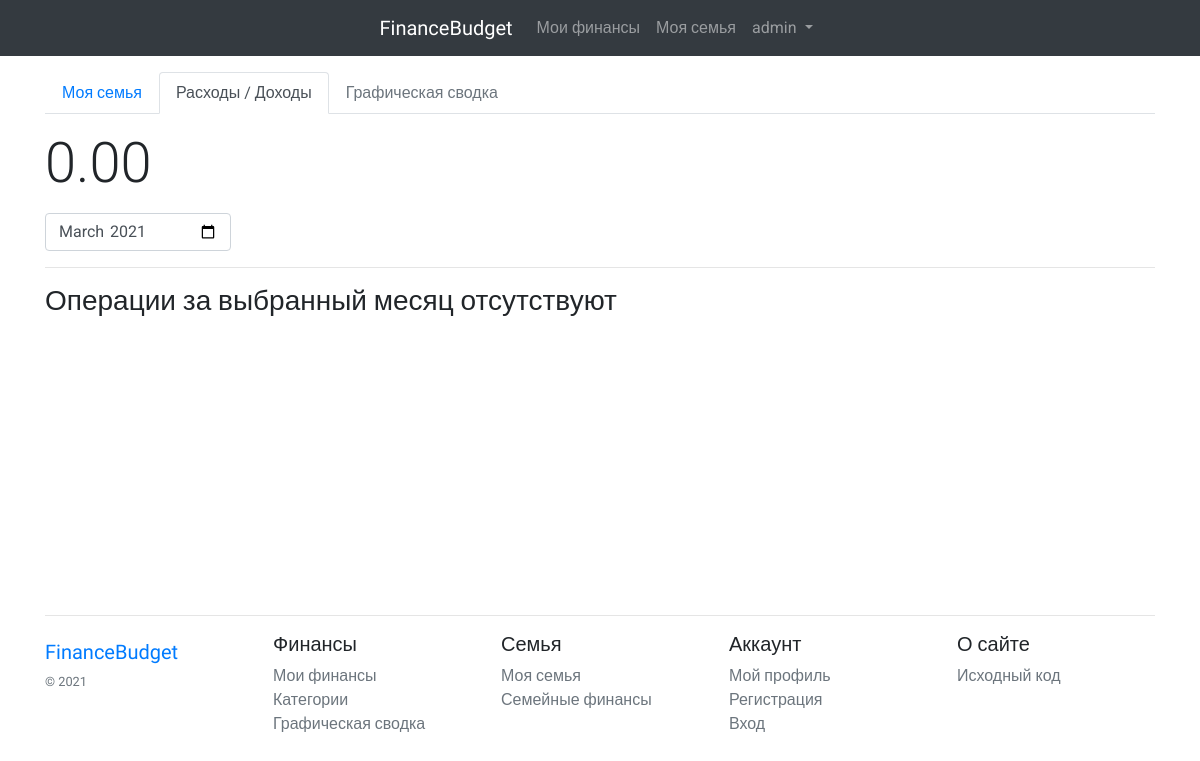
/family/operation/ (signed in), run on an earlier commit of the app's database.
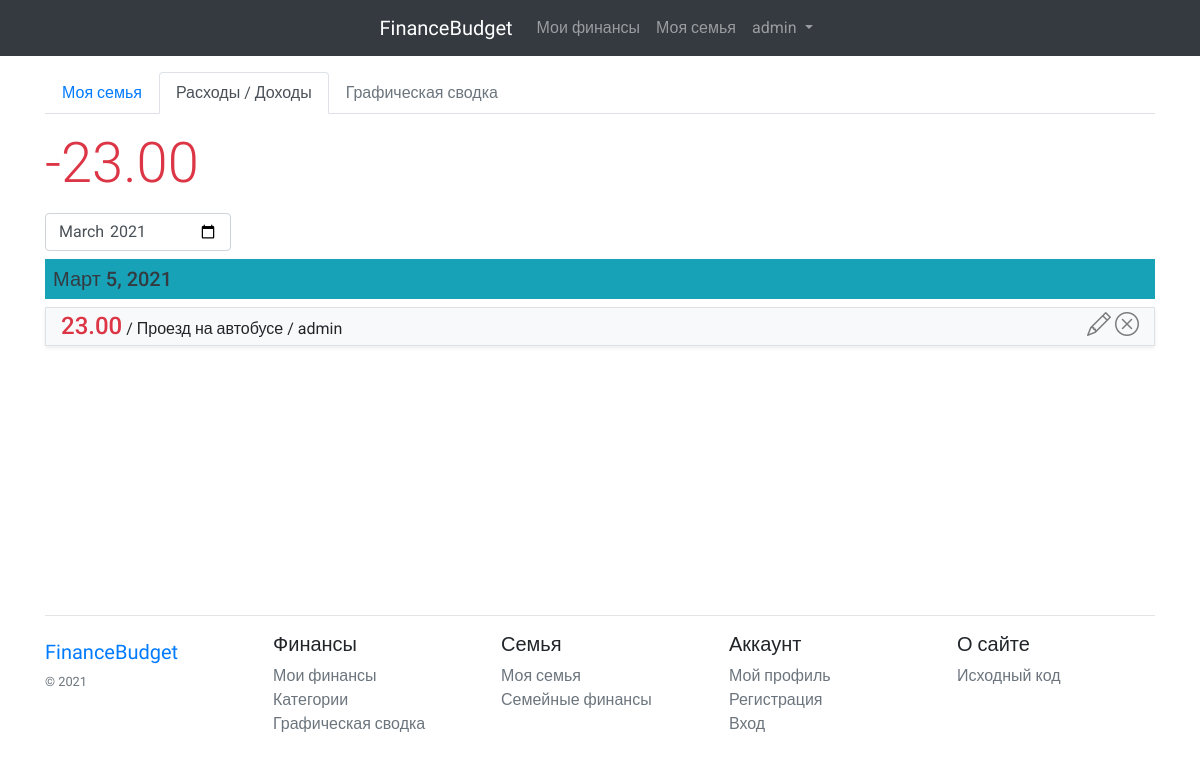
And on a later commit of the database.
### budget/models.py (models this page shows, shortened)
class Operation(models.Model):
    value = models.DecimalField(max_digits=10, decimal_places=2, verbose_name="Сумма")
    date = models.DateField(auto_now_add=True)
    description = models.CharField(max_length=128, verbose_name="Описание", blank=True, null=True)
    category = models.ForeignKey(Category, on_delete=models.CASCADE, verbose_name="Категория",
                                 related_name='operations', null=True, blank=True)
    user = models.ForeignKey(User, on_delete=models.CASCADE, related_name='operations')

class Category(models.Model):
    name = models.CharField(max_length=32, verbose_name="Категория")
    user = models.ForeignKey(User, blank=True, null=True, on_delete=models.CASCADE)
    type_pay = models.PositiveSmallIntegerField(choices=((0, 'Расход'), (1, 'Доход')), default=0)

### budget/views.py (the view)
# urls.py: path('family/operation/', family_operation_view, name='b-family-operation'),
def family_operation_view(request):
    if request.user.is_anonymous:
        return redirect('a-login')
    family = Family.objects.get(users=request.user)
    year = int(request.GET.get('year', datetime.datetime.now().year))
    month = int(request.GET.get('month', datetime.datetime.now().month))
    operations = Operation.objects.filter(user__in=family.users.all(),
                                          date__month=month,
                                          date__year=year).order_by('-date', '-id')
    total = operations.filter(category__type_pay=1).aggregate(total=Sum('value'))['total']
    total_cost = operations.filter(category__type_pay=0).aggregate(total=Sum('value'))['total']
    if total is None:
        total = 0
    if total_cost is None:
        total_cost = 0
    total -= total_cost
    context = {
        'family': family,
        'operations': operations,
        'total': total,
        'year': year,
        'month': str(month).zfill(2),
    }
    return render(request, 'budget/family_operation.html', context=context)

### budget/templates/budget/family_operation.html (shortened to what this page needs)
{% extends 'base.html' %}
{% block content %}
<div class="mb-3">
    {% include 'budget/include/family_tabs.html' %}
    <div class="d-flex">
        <span class="display-4 {% if total > 0%}text-success{% elif total < 0%}text-danger{% endif %} my-3">{{total|floatformat:2}}</span>
    </div>
    <div class="d-flex">
        <div class="">
            <input
            type="month"
            value="{{year}}-{{month}}"
            class="form-control"
            onchange="month_change(this.value, '{{request.path}}')">
        </div>
    </div>
    {% if not operations %}
        <hr>
        <h3 class="font-weight-light">Операции за выбранный месяц отсутствуют</h3>
    {% endif %}
    {% for operation in operations %}
        {% ifchanged operation.date %}
            <h5 class="bg-info p-2 text-dark my-2">{{operation.date}}</h5>
        {% endifchanged %}
        {% include 'budget/include/cart_operation_family.html' %}
    {% endfor %}
</div>
{% endblock content %}

### budget/templates/budget/include/cart_operation_family.html
<div class="shadow-sm mt-2 bg-light div-hover border">
    <div class="container py-1">
        {% if request.user == operation.user %}
        <div>
            <button type="button"
                    class="close"
                    data-dismiss="alert"
                    aria-label="Close">
                <span aria-hidden="true"><i class="bi bi-x-circle red-hover"></i></span>
            </button>
            <a class="close mr-1" href="{% url 'b-operation-update' operation.id %}">
                <span aria-hidden="true"><i class="bi bi-pencil"></i></span>
            </a>
        </div>
        {% endif %}
        <div class="d-inline-block">
            {% if operation.category.type_pay %}
            <h4 class="text-success mb-0">{{operation.value}}</h4>
            {% else %}
            <h4 class="text-danger mb-0">{{operation.value}}</h4>
            {% endif %}
        </div>
        <span> / </span>
        <div class="d-inline-block">
            <p class="mb-0"> {{operation.description|default:operation.category.name}}</p>
        </div>
        <span> / </span>
        <div class="d-inline-block">
            <h6 class="font-weight-normal mb-0">{{operation.user}}</h6>
        </div>
    </div>
</div>

What changed in the data, as far as the page shows it:
added Operation: date "Март 5, 2021", value "23.00", description "Проезд на автобусе", user "admin"
Also different on the page:
{{ total|floatformat:2 }}: "0.00" → "-23.00"
text no longer shown: "Операции за выбранный месяц отсутствуют"
